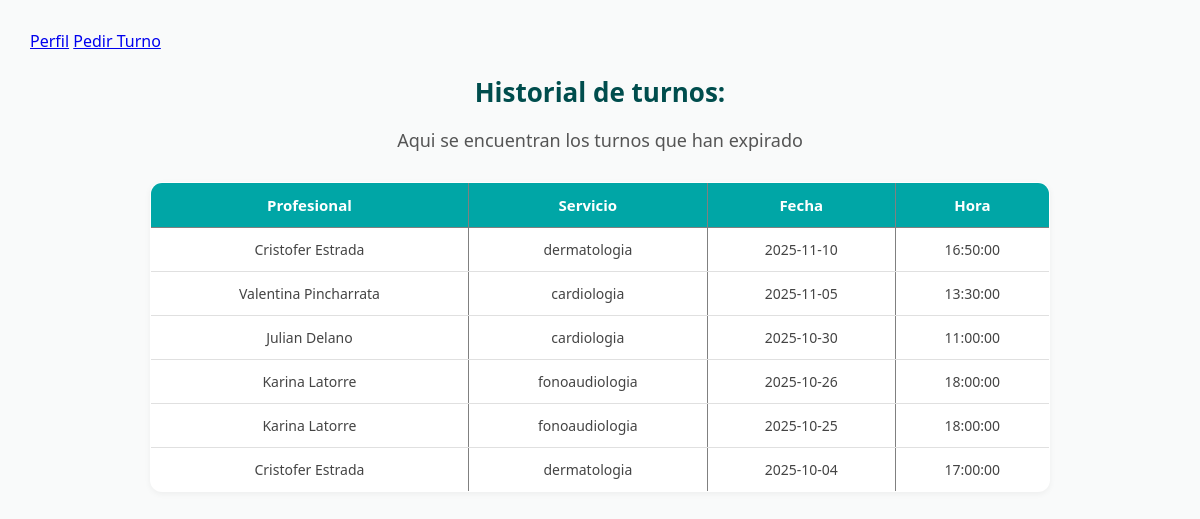
The page /php/turnos/historialturnos.php (signed in) on the database its author committed.
### tables this page shows
CREATE TABLE `turnos` (
  `id_turno` int(11) NOT NULL,
  `id_usuario` int(11) NOT NULL,
  `id_horario` int(11) NOT NULL
);

CREATE TABLE `profesionales` (
  `id_profesional` int(11) NOT NULL,
  `nombre` varchar(30) NOT NULL,
  `apellido` varchar(30) NOT NULL,
  `id_servicio` int(11) NOT NULL,
  `dias_trabajados` varchar(50) NOT NULL,
  `hora_inicio` time NOT NULL,
  `hora_fin` time NOT NULL,
  `intervalo` tinyint(4) NOT NULL
);

CREATE TABLE `servicios` (
  `id_servicio` int(11) NOT NULL,
  `nombre` varchar(30) NOT NULL,
  `descripcion` varchar(100) NOT NULL
);

CREATE TABLE `horarios` (
  `id_horario` int(11) NOT NULL,
  `id_profesional` int(11) NOT NULL,
  `dia` date NOT NULL,
  `hora` time NOT NULL
);

### php/turnos/historialturnos.php (the view, shortened to what this page needs)
        <?php
            require_once('../conexion.php');
        ?>
<!DOCTYPE html>
<html lang="en">
    <head>
        <link rel="stylesheet" type="text/css" href="../../css/historialturnos.css">
    </head>
    <body>
        <a href='../usuario/perfil.php'>Perfil</a>
        <a href='pedirturno.php'>Pedir Turno</a>
        <?php
            echo"<h2>Historial de turnos: </h2>";
            echo"<h3>Aqui se encuentran los turnos que han expirado</h3>";
            $id_usuario = $_SESSION['idusuario'];
            $sql =  "SELECT t.id_turno,
                            p.nombre AS doctor_nombre, p.apellido AS doctor_apellido,
                            s.nombre AS servicio, h.dia, h.hora
                    FROM turnos t /* desde la tabla `turnos` */
                    INNER JOIN horarios h ON t.id_horario = h.id_horario /* se junta con `horarios` mediante 'id_horario' */
                    INNER JOIN profesionales p ON h.id_profesional = p.id_profesional /* mediante el INNER JOIN con `horarios`, se junta con `profesionales` mediante id */
                    INNER JOIN servicios s ON p.id_servicio = s.id_servicio /* y finalmente se junta con `servicios` */
                    WHERE t.id_usuario = $id_usuario /* filtra por el usuario logueado */
                    AND (h.dia < CURDATE() OR (h.dia = CURDATE() AND h.hora < CURTIME())) /* filtra por turnos pasados */
                    ORDER BY h.dia DESC, h.hora DESC";
            $resultado = mysqli_query($conexion, $sql);
            if (mysqli_num_rows($resultado) > 0)
            {
                echo "<table border='1'>";
                echo "<tr>";
                echo "<th>Profesional</th>";
                echo "<th>Servicio</th>";
                echo "<th>Fecha</th>";
                echo "<th>Hora</th>";
                echo "</tr>";
                while ($arreglo = mysqli_fetch_assoc($resultado))
                {
                    echo "<tr>";
                    echo "<td>" . htmlspecialchars($arreglo['doctor_nombre']) . " " . htmlspecialchars($arreglo['doctor_apellido']) . "</td>";
                    echo "<td>" . htmlspecialchars($arreglo['servicio']) . "</td>";
                    echo "<td>" . htmlspecialchars($arreglo['dia']) . "</td>";
                    echo "<td>" . htmlspecialchars($arreglo['hora']) . "</td>";
                    echo "</tr>";
                }
                echo "</table>";
            }
            else
            {
                echo "<p>No tienes turnos en tu historial.</p>";
            }
        ?>
    </body>
</html>

### css/historialturnos.css (style rules this page uses)
body { margin: 0; padding: 30px; font-family: 'Segoe UI', Tahoma, Geneva, Verdana, sans-serif; background: #f9fafa; color: #333; }
h2 { text-align: center; font-size: 26px; color: #004d4d; margin-bottom: 10px; }
h3 { text-align: center; font-size: 18px; font-weight: 400; color: #555; margin-bottom: 30px; }
table { width: 100%; max-width: 900px; margin: 0 auto; border-collapse: collapse; background: #ffffff; border-radius: 12px; overflow: hidden; box-shadow: 0 2px 6px rgba(0,0,0,0.05); }
table th { background: #00a6a6; color: #fff; padding: 12px; font-size: 15px; text-align: center; }
table td { padding: 12px; text-align: center; border-bottom: 1px solid #e0e0e0; font-size: 14px; color: #444; }
table tr:last-child td { border-bottom: none; }

### rows shown on the page
turnos: profesionales.nombre "Cristofer", profesionales.apellido "Estrada", servicios.nombre "dermatologia", id_horario.dia "2025-11-10", id_horario.hora "16:50:00"
turnos: profesionales.nombre "Valentina", profesionales.apellido "Pincharrata", servicios.nombre "cardiologia", id_horario.dia "2025-11-05", id_horario.hora "13:30:00"
turnos: profesionales.nombre "Julian", profesionales.apellido "Delano", servicios.nombre "cardiologia", id_horario.dia "2025-10-30", id_horario.hora "11:00:00"
turnos: profesionales.nombre "Karina", profesionales.apellido "Latorre", servicios.nombre "fonoaudiologia", id_horario.dia "2025-10-26", id_horario.hora "18:00:00"
turnos: profesionales.nombre "Karina", profesionales.apellido "Latorre", servicios.nombre "fonoaudiologia", id_horario.dia "2025-10-25", id_horario.hora "18:00:00"
turnos: profesionales.nombre "Cristofer", profesionales.apellido "Estrada", servicios.nombre "dermatologia", id_horario.dia "2025-10-04", id_horario.hora "17:00:00"
